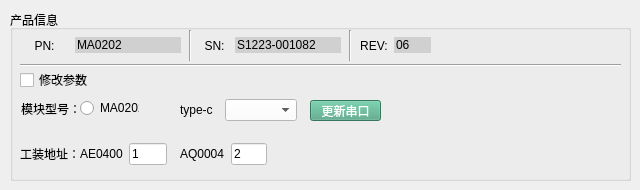
   <widget class="QWidget" name="tab_5">
    <attribute name="title">
     <string>MA0202</string>
    </attribute>
    <widget class="QGroupBox" name="groupBox_20">
     <property name="geometry">
      <rect>
       <x>10</x>
       <y>10</y>
       <width>621</width>
       <height>171</height>
      </rect>
     </property>
     <property name="title">
      <string>产品信息</string>
     </property>
     <widget class="QWidget" name="layoutWidget_62">
      <property name="geometry">
       <rect>
        <x>350</x>
        <y>20</y>
        <width>71</width>
        <height>31</height>
       </rect>
      </property>
      <layout class="QHBoxLayout" name="horizontalLayout_73">
       <item>
        <widget class="QLabel" name="label_MA0202_REV_2">
         <property name="styleSheet">
          <string notr="true">font: 87 10pt &quot;Arial Black&quot;;
</string>
         </property>
         <property name="text">
          <string>REV:</string>
         </property>
         <property name="alignment">
          <set>Qt::AlignCenter</set>
         </property>
        </widget>
       </item>
       <item alignment="Qt::AlignHCenter|Qt::AlignVCenter">
        <widget class="QLineEdit" name="lineEdit_MA0202_REV">
         <property name="styleSheet">
          <string notr="true">background-color: rgb(208, 208, 208);
font: 87 10pt &quot;Arial Black&quot;;
border: none;</string>
         </property>
         <property name="text">
          <string>06</string>
         </property>
        </widget>
       </item>
      </layout>
     </widget>
     <widget class="QWidget" name="layoutWidget_63">
      <property name="geometry">
       <rect>
        <x>190</x>
        <y>20</y>
        <width>141</width>
        <height>31</height>
       </rect>
      </property>
      <layout class="QHBoxLayout" name="horizontalLayout_74">
       <item>
        <widget class="QLabel" name="label_MA0202_SN">
         <property name="styleSheet">
          <string notr="true">font: 87 10pt &quot;Arial Black&quot;;
</string>
         </property>
         <property name="text">
          <string>SN:</string>
         </property>
         <property name="alignment">
          <set>Qt::AlignCenter</set>
         </property>
        </widget>
       </item>
       <item alignment="Qt::AlignHCenter|Qt::AlignVCenter">
        <widget class="QLineEdit" name="lineEdit_MA0202_SN">
         <property name="styleSheet">
          <string notr="true">background-color: rgb(208, 208, 208);
font: 87 10pt &quot;Arial Black&quot;;
border: none;
</string>
         </property>
         <property name="text">
          <string>S1223-001082</string>
         </property>
        </widget>
       </item>
      </layout>
     </widget>
     <widget class="QWidget" name="layoutWidget_64">
      <property name="geometry">
       <rect>
        <x>10</x>
        <y>20</y>
        <width>161</width>
        <height>31</height>
       </rect>
      </property>
      <layout class="QHBoxLayout" name="horizontalLayout_75">
       <item>
        <widget class="QLabel" name="label_MA0202_PN">
         <property name="styleSheet">
          <string notr="true">font: 87 10pt &quot;Arial Black&quot;;
</string>
         </property>
         <property name="text">
          <string>PN:</string>
         </property>
         <property name="alignment">
          <set>Qt::AlignCenter</set>
         </property>
        </widget>
       </item>
       <item alignment="Qt::AlignHCenter|Qt::AlignVCenter">
        <widget class="QLineEdit" name="lineEdit_MA0202_PN">
         <property name="styleSheet">
          <string notr="true">background-color: rgb(208, 208, 208);
font: 87 10pt &quot;Arial Black&quot;;
border: none;</string>
         </property>
         <property name="text">
          <string>MA0202</string>
         </property>
        </widget>
       </item>
      </layout>
     </widget>
     <widget class="QWidget" name="layoutWidget_71">
      <property name="geometry">
       <rect>
        <x>70</x>
        <y>129</y>
        <width>87</width>
        <height>30</height>
       </rect>
      </property>
      <layout class="QHBoxLayout" name="horizontalLayout_82">
       <item>
        <widget class="QLabel" name="label_113">
         <property name="text">
          <string>AE0400</string>
         </property>
        </widget>
       </item>
       <item>
        <widget class="QLineEdit" name="lineEdit_MA0202_AE">
         <property name="styleSheet">
          <string notr="true">background-color: rgb(255, 255, 255);</string>
         </property>
         <property name="text">
          <string>1</string>
         </property>
        </widget>
       </item>
      </layout>
     </widget>
     <widget class="QWidget" name="layoutWidget_72">
      <property name="geometry">
       <rect>
        <x>170</x>
        <y>129</y>
        <width>87</width>
        <height>30</height>
       </rect>
      </property>
      <layout class="QHBoxLayout" name="horizontalLayout_83">
       <item>
        <widget class="QLabel" name="label_114">
         <property name="text">
          <string>AQ0004</string>
         </property>
        </widget>
       </item>
       <item>
        <widget class="QLineEdit" name="lineEdit_MA0202_AQ">
         <property name="styleSheet">
          <string notr="true">background-color: rgb(255, 255, 255);</string>
         </property>
         <property name="text">
          <string>2</string>
         </property>
        </widget>
       </item>
      </layout>
     </widget>
     <widget class="QCheckBox" name="checkBox_MA0202_para">
      <property name="geometry">
       <rect>
        <x>10</x>
        <y>62</y>
        <width>71</width>
        <height>16</height>
       </rect>
      </property>
      <property name="text">
       <string>修改参数</string>
      </property>
     </widget>
     <widget class="QLabel" name="label_116">
      <property name="geometry">
       <rect>
        <x>10</x>
        <y>130</y>
        <width>61</width>
        <height>28</height>
       </rect>
      </property>
      <property name="text">
       <string>工装地址：</string>
      </property>
     </widget>
     <widget class="Line" name="line_20">
      <property name="geometry">
       <rect>
        <x>10</x>
        <y>45</y>
        <width>601</width>
        <height>20</height>
       </rect>
      </property>
      <property name="orientation">
       <enum>Qt::Horizontal</enum>
      </property>
     </widget>
     <widget class="Line" name="line_21">
      <property name="geometry">
       <rect>
        <x>170</x>
        <y>20</y>
        <width>20</width>
        <height>31</height>
       </rect>
      </property>
      <property name="orientation">
       <enum>Qt::Vertical</enum>
      </property>
     </widget>
     <widget class="Line" name="line_22">
      <property name="geometry">
       <rect>
        <x>330</x>
        <y>20</y>
        <width>20</width>
        <height>31</height>
       </rect>
      </property>
      <property name="orientation">
       <enum>Qt::Vertical</enum>
      </property>
     </widget>
     <widget class="QWidget" name="layoutWidget_65">
      <property name="geometry">
       <rect>
        <x>170</x>
        <y>85</y>
        <width>117</width>
        <height>30</height>
       </rect>
      </property>
      <layout class="QHBoxLayout" name="horizontalLayout_78">
       <item>
        <widget class="QLabel" name="label_105">
         <property name="text">
          <string>type-c</string>
         </property>
        </widget>
       </item>
       <item>
        <widget class="QComboBox" name="comboBox_MA0202_typeC">
         <property name="styleSheet">
          <string notr="true">background-color: rgb(255, 255, 255);</string>
         </property>
        </widget>
       </item>
      </layout>
     </widget>
     <widget class="QPushButton" name="pushButton_MA0202_renewSerial">
      <property name="geometry">
       <rect>
        <x>300</x>
        <y>90</y>
        <width>71</width>
        <height>21</height>
       </rect>
      </property>
      <property name="styleSheet">
       <string notr="true">background-color: rgb(126, 126, 126);
color: rgb(255, 255, 255);
background-color: rgb(76, 165, 132);</string>
      </property>
      <property name="text">
       <string>更新串口</string>
      </property>
     </widget>
     <widget class="QLabel" name="label_21">
      <property name="geometry">
       <rect>
        <x>11</x>
        <y>91</y>
        <width>60</width>
        <height>16</height>
       </rect>
      </property>
      <property name="text">
       <string>模块型号：</string>
      </property>
     </widget>
     <widget class="QRadioButton" name="radioButton_MA0202">
      <property name="geometry">
       <rect>
        <x>70</x>
        <y>90</y>
        <width>59</width>
        <height>16</height>
       </rect>
      </property>
      <property name="text">
       <string>MA0202</string>
      </property>
     </widget>
     <zorder>line_20</zorder>
     <zorder>line_22</zorder>
     <zorder>line_21</zorder>
     <zorder>layoutWidget_62</zorder>
     <zorder>layoutWidget_63</zorder>
     <zorder>layoutWidget_64</zorder>
     <zorder>layoutWidget_71</zorder>
     <zorder>layoutWidget_72</zorder>
     <zorder>checkBox_MA0202_para</zorder>
     <zorder>label_116</zorder>
     <zorder>layoutWidget_65</zorder>
     <zorder>layoutWidget_65</zorder>
     <zorder>pushButton_MA0202_renewSerial</zorder>
    </widget>
   </widget>
